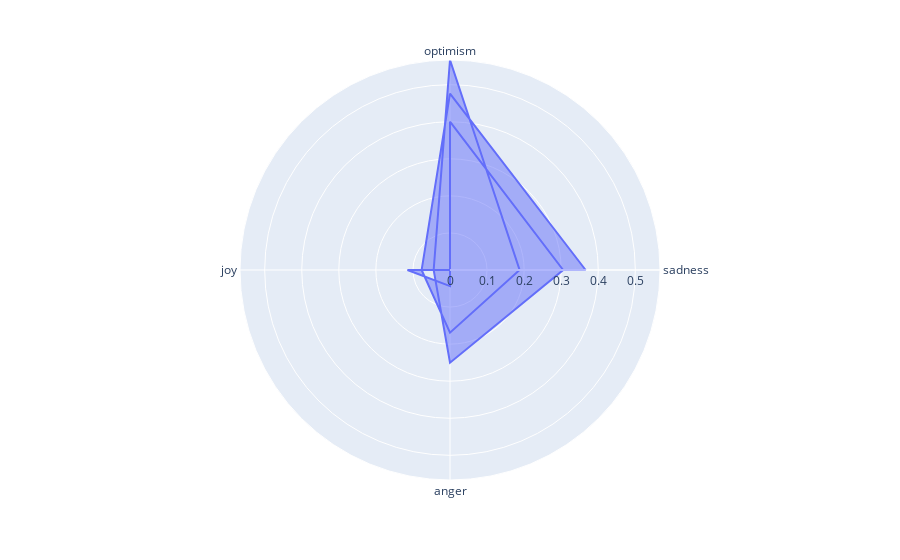

Write notebook code for a chart like this one.
### Code cell
fig = px.line_polar(scores_df, r='score', theta='emotion', line_close=True)
fig.update_traces(fill='toself')
fig.show()

### Figure 1 — Plotly figure (JSON) as saved in the notebook; plotly's stock layout.template omitted (floating-point values rounded to 4 significant figures)
{"data": [{"fill": "toself", "hovertemplate": "score=%{r}<br>emotion=%{theta}<extra></extra>", "legendgroup": "", "line": {"color": "#636efa", "dash": "solid"}, "mode": "lines", "name": "", "r": [0.4005, 0.3053, 0.2501, 0.0441, 0.5666, 0.1878, 0.169, 0.0766, 0.4757, 0.3659, 0.1148, 0.0436, 0.4005], "showlegend": false, "subplot": "polar", "theta": ["optimism", "sadness", "anger", "joy", "optimism", "sadness", "anger", "joy", "optimism", "sadness", "joy", "anger", "optimism"], "type": "scatterpolar"}], "layout": {"legend": {"tracegroupgap": 0}, "margin": {"t": 60}, "polar": {"angularaxis": {"direction": "clockwise", "rotation": 90}, "domain": {"x": [0, 1], "y": [0, 1]}}}}
